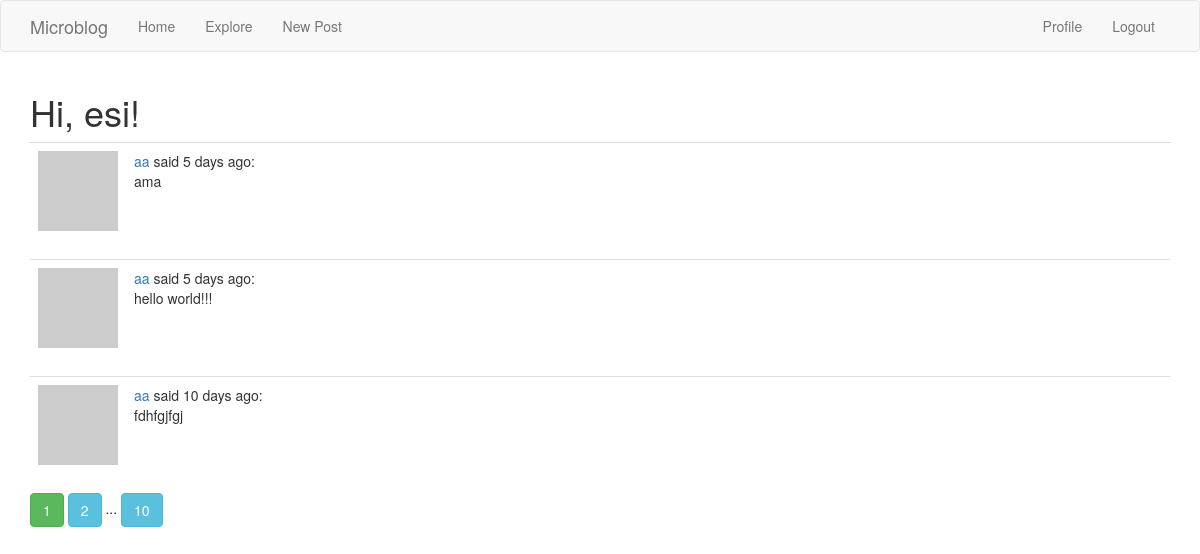
The page /explore (signed in) on the database as committed earlier.
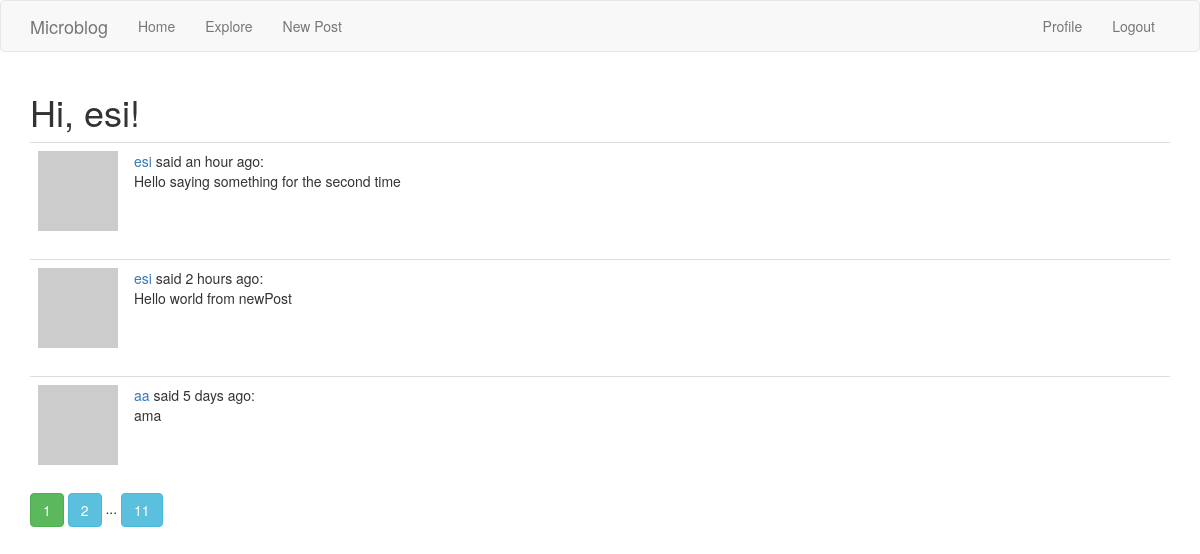
The same page on the database as committed later.
### app/models.py (models this page shows, shortened)
class Post(db.Model):
    id = db.Column(db.Integer, primary_key=True)
    body = db.Column(db.String(140))
    timestamp = db.Column(db.DateTime, index=True, default=datetime.utcnow)
    user_id = db.Column(db.Integer, db.ForeignKey('user.id'))

class User(UserMixin, db.Model):
    id = db.Column(db.Integer, primary_key=True)
    username = db.Column(db.String(64), index=True, unique=True)
    email = db.Column(db.String(120), index=True, unique=True)
    password_hash = db.Column(db.String(128))
    posts = db.relationship('Post', backref='author', lazy='dynamic')
    about_me = db.Column(db.String(140))
    last_seen = db.Column(db.DateTime,default=datetime.utcnow)
    image_file = db.Column(db.String(20), default='default.jpg')
    followed = db.relationship(
        'User', secondary=followers,
        primaryjoin=(followers.c.follower_id == id),
        secondaryjoin=(followers.c.followed_id == id),
        backref=db.backref('followers', lazy='dynamic'), lazy='dynamic')
    def avatar(self, size):
        digest = md5(self.email.lower().encode('utf-8')).hexdigest()
        return 'https://www.gravatar.com/avatar/{}?d=identicon&s={}'.format(
            digest, size)

### app/posts/routes.py (the view)
@posts.route('/explore')
@login_required
def explore():
    page = request.args.get('page', 1, type=int)
    posts = Post.query.order_by(Post.timestamp.desc()).paginate(page, current_app.config['POSTS_PER_PAGE'] , False)
    return render_template('index.html', title='Explore', posts=posts)

### app/models.py (called while the page is built)
@login.user_loader
def load_user(id):
    return User.query.get(int(id))

### app/templates/index.html (shortened to what this page needs)
{% extends "base.html" %}
{% block app_content %}
    <h1>Hi, {{ current_user.username }}!</h1>
    {% for post in posts.items %}
    	{% include 'users/_post.html' %}
    {% endfor %}
    {% for page_num in posts.iter_pages(left_edge=1,right_edge=1, left_current=1, right_current=2) %}
		{% if page_num %}
			{% if page_num == posts.page %}
				<a class="btn btn-success" href="{{ url_for('main.index', page=page_num) }}">{{page_num}}</a>
			{% else %}
				<a class="btn btn-info" href="{{ url_for('main.index', page=page_num) }}">{{page_num}}</a>
			{% endif %}
		{% else %}
			...
		{% endif %}
    {% endfor %}
{% endblock %}

### app/templates/users/_post.html
    <table class="table table-hover">
        <tr>
            <td width="70px">
                <a href="{{ url_for('users.user', username=post.author.username) }}">
                    <img src="{{ post.author.avatar(70) }}" />
                </a>
            </td>
            <td>
                <a href="{{ url_for('users.user', username=post.author.username) }}">
                    {{ post.author.username }}
                </a>
                said {{ moment(post.timestamp).fromNow() }}:
                <br>
                {{ post.body }}
            </td>
        </tr>
    </table>

Rows that differ between the two databases and show on the page:
no longer on this page (row unchanged): Post: author.username "aa", timestamp "5 days ago", body "hello world!!!"
no longer on this page (row unchanged): Post: author.username "aa", timestamp "10 days ago", body "fdhfgjfgj"
added Post: author.username "esi", timestamp "an hour ago", body "Hello saying something for the second time"
added Post: author.username "esi", timestamp "2 hours ago", body "Hello world from newPost"
Other text that changed with them:
new list line: "11"
list line gone: "10"
